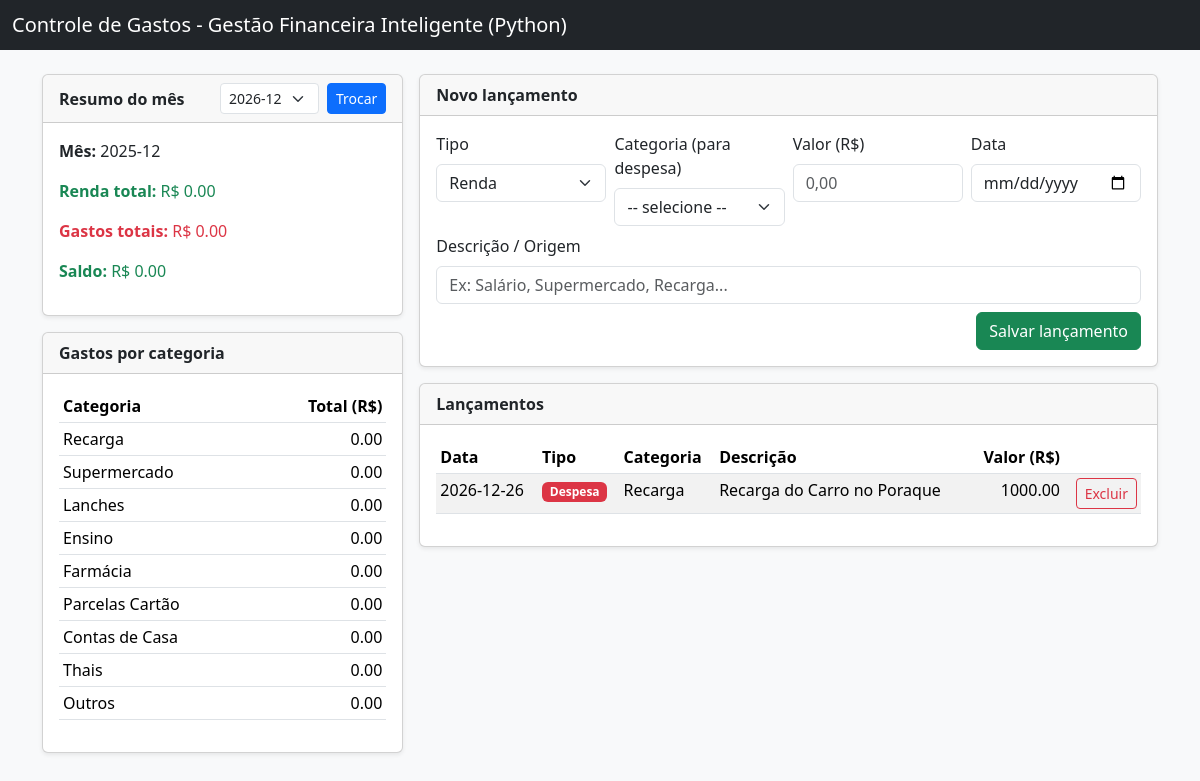
The page / on the database its author committed.
### tables this page shows
CREATE TABLE entries (
                id INTEGER PRIMARY KEY AUTOINCREMENT,
                type TEXT NOT NULL,            -- 'income' ou 'expense'
                category TEXT,                 -- obrigatório para expense
                source TEXT,                   -- descrição ou origem
                value REAL NOT NULL,
                date TEXT NOT NULL             -- ISO: YYYY-MM-DD
            );

### app.py (the view)
@app.route("/", methods=["GET"])
def index():
    entries = get_all_entries()
    month_key = request.args.get("month") or get_current_month_key()
    summary = compute_summary(entries, month_key=month_key)
    months = sorted(
        {row["date"][:7] for row in entries if row["date"]}, reverse=True
    )
    return render_template(
        "index.html",
        entries=entries,
        summary=summary,
        categories=[c.value for c in Category],
        current_month=month_key,
        months=months,
    )

### app.py (called while the page is built, shortened)
def get_connection():
    conn = sqlite3.connect(DB_PATH)
    conn.row_factory = sqlite3.Row
    return conn

def get_all_entries():
    with closing(get_connection()) as conn:
        cur = conn.cursor()
        cur.execute("SELECT * FROM entries ORDER BY date DESC, id DESC")
        return cur.fetchall()

def get_current_month_key():
    today = datetime.today()
    return today.strftime("%Y-%m")  # ex: 2025-12

def compute_summary(entries, month_key=None):
    if month_key is None:
        month_key = get_current_month_key()
    total_income = 0.0
    total_expenses = 0.0
    category_totals = {cat.value: 0.0 for cat in Category}
    for e in entries:
        date_str = e["date"]
        if not date_str:
            continue
        if not date_str.startswith(month_key):
            continue
    balance = total_income - total_expenses
    return {
        "month_key": month_key,
        "total_income": total_income,
        "total_expenses": total_expenses,
        "balance": balance,
        "category_totals": category_totals,
    }

### templates/index.html (shortened to what this page needs)
<!doctype html>
<html lang="pt-BR">
  <head>
    <link
      rel="stylesheet"
      href="https://cdn.jsdelivr.net/npm/bootstrap@5.3.3/dist/css/bootstrap.min.css"
    />
  </head>
  <body class="bg-light">
    <nav class="navbar navbar-dark bg-dark mb-4">
      <div class="container-fluid">
        <span class="navbar-brand mb-0 h1">
          Controle de Gastos - Gestão Financeira Inteligente (Python)
        </span>
      </div>
    </nav>
    <div class="container mb-4">
      <div class="row g-3">
        <div class="col-md-4">
          <div class="card shadow-sm">
            <div class="card-header d-flex justify-content-between align-items-center">
              <strong>Resumo do mês</strong>
              <form method="get" class="d-flex">
                <select name="month" class="form-select form-select-sm me-2">
                  {% for m in months %}
                  <option value="{{ m }}" {% if m == current_month %}selected{% endif %}>
                    {{ m }}
                  </option>
                  {% endfor %}
                </select>
                <button class="btn btn-sm btn-primary" type="submit">Trocar</button>
              </form>
            </div>
            <div class="card-body">
              <p><strong>Mês:</strong> {{ summary.month_key }}</p>
              <p class="text-success">
                <strong>Renda total:</strong> R$ {{ "%.2f"|format(summary.total_income) }}
              </p>
              <p class="text-danger">
                <strong>Gastos totais:</strong> R$ {{ "%.2f"|format(summary.total_expenses) }}
              </p>
              <p class="{% if summary.balance >= 0 %}text-success{% else %}text-danger{% endif %}">
                <strong>Saldo:</strong> R$ {{ "%.2f"|format(summary.balance) }}
              </p>
            </div>
          </div>
          <div class="card shadow-sm mt-3">
            <div class="card-header">
              <strong>Gastos por categoria</strong>
            </div>
            <div class="card-body">
              <table class="table table-sm">
                <thead>
                  <tr>
                    <th>Categoria</th>
                    <th class="text-end">Total (R$)</th>
                  </tr>
                </thead>
                <tbody>
                  {% for cat, val in summary.category_totals.items() %}
                  <tr>
                    <td>{{ cat }}</td>
                    <td class="text-end">{{ "%.2f"|format(val) }}</td>
                  </tr>
                  {% endfor %}
                </tbody>
              </table>
            </div>
          </div>
        </div>
        <div class="col-md-8">
          <div class="card shadow-sm mb-3">
            <div class="card-header">
              <strong>Novo lançamento</strong>
            </div>
            <div class="card-body">
              <form method="post" action="{{ url_for('add_entry') }}" class="row g-2">
                <div class="col-md-3">
                  <label class="form-label">Tipo</label>
                  <select name="type" class="form-select" required>
                    <option value="income">Renda</option>
                  </select>
                </div>
                <div class="col-md-3">
                  <label class="form-label">Categoria (para despesa)</label>
                  <select name="category" class="form-select">
                    <option value="">-- selecione --</option>
                  </select>
                </div>
                <div class="col-md-3">
                  <label class="form-label">Valor (R$)</label>
                  <input
                    type="text"
                    name="value"
                    class="form-control"
                    placeholder="0,00"
                    required
                  />
                </div>
                <div class="col-md-3">
                  <label class="form-label">Data</label>
                  <input type="date" name="date" class="form-control" />
                </div>
                <div class="col-12">
                  <label class="form-label">Descrição / Origem</label>
                  <input
                    type="text"
                    name="description"
                    class="form-control"
                    placeholder="Ex: Salário, Supermercado, Recarga..."
                  />
                </div>
                <div class="col-12 text-end mt-2">
                  <button type="submit" class="btn btn-success">
                    Salvar lançamento
                  </button>
                </div>
              </form>
            </div>
          </div>
          <div class="card shadow-sm">
            <div class="card-header">
              <strong>Lançamentos</strong>
            </div>
            <div class="card-body">
              <table class="table table-striped table-hover table-sm">
                <thead>
                  <tr>
                    <th>Data</th>
                    <th>Tipo</th>
                    <th>Categoria</th>
                    <th>Descrição</th>
                    <th class="text-end">Valor (R$)</th>
                    <th></th>
                  </tr>
                </thead>
                <tbody>
                  {% for e in entries %}
                  <tr>
                    <td>{{ e.date }}</td>
                    <td>
                      {% if e.type == 'income' %}
                      <span class="badge bg-success">Renda</span>
                      {% else %}
                      <span class="badge bg-danger">Despesa</span>
                      {% endif %}
                    </td>
                    <td>{{ e.category or '-' }}</td>
                    <td>{{ e.source }}</td>
                    <td class="text-end">{{ "%.2f"|format(e.value) }}</td>
                    <td class="text-end">
                      <form
                        method="post"
                        action="{{ url_for('delete_entry', entry_id=e.id) }}"
                        onsubmit="return confirm('Excluir este lançamento?');"
                      >
                        <button class="btn btn-sm btn-outline-danger">
                          Excluir
                        </button>
                      </form>
                    </td>
                  </tr>
                  {% else %}
                  <tr>
                    <td colspan="6" class="text-center text-muted">
                      Nenhum lançamento cadastrado ainda.
                    </td>
                  </tr>
                  {% endfor %}
                </tbody>
              </table>
            </div>
          </div>
        </div>
      </div>
    </div>
  </body>
</html>

### rows shown on the page
entries: date "2026-12-26", type "Despesa", category "Recarga", source "Recarga do Carro no Poraque", value "1000.00"

### other values the page prints
{{ summary.month_key }} "2025-12"
{{ "%.2f"|format(summary.total_income) }} "0.00"
{{ "%.2f"|format(summary.total_expenses) }} "0.00"
{{ "%.2f"|format(summary.balance) }} "0.00"
{{ cat }} "Recarga" "Supermercado" "Lanches" "Ensino" "Farmácia" "Parcelas Cartão" "Contas de Casa" "Thais" "Outros"
{{ "%.2f"|format(val) }} "0.00" "0.00" "0.00" "0.00" "0.00" "0.00" "0.00" "0.00" "0.00"
form field month "2026-12"
